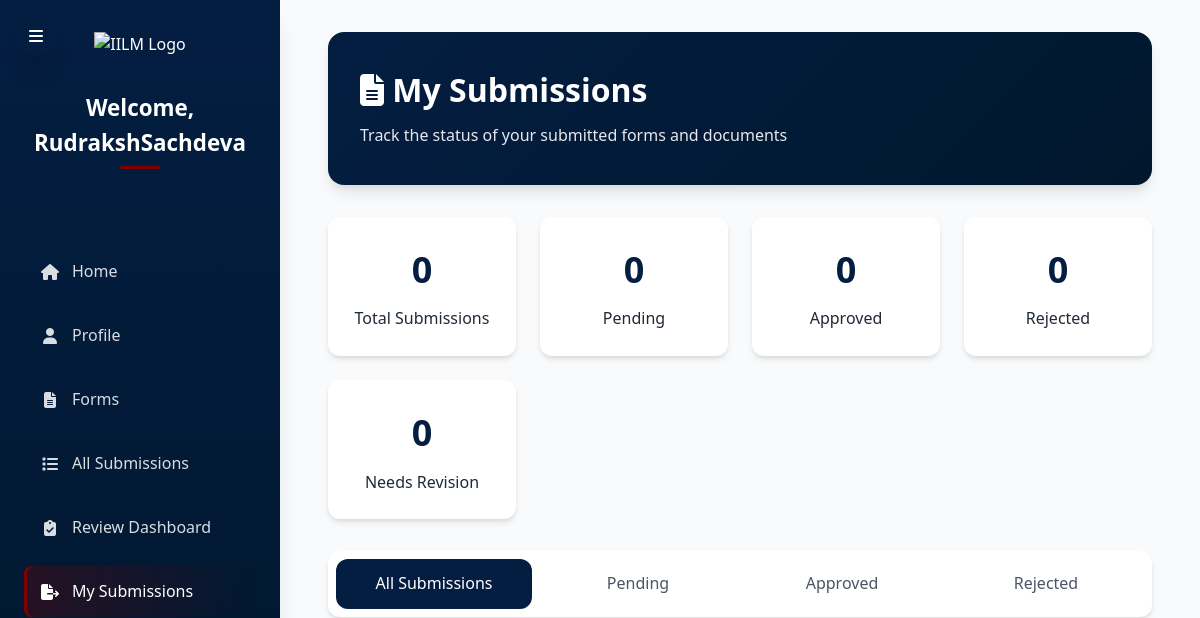
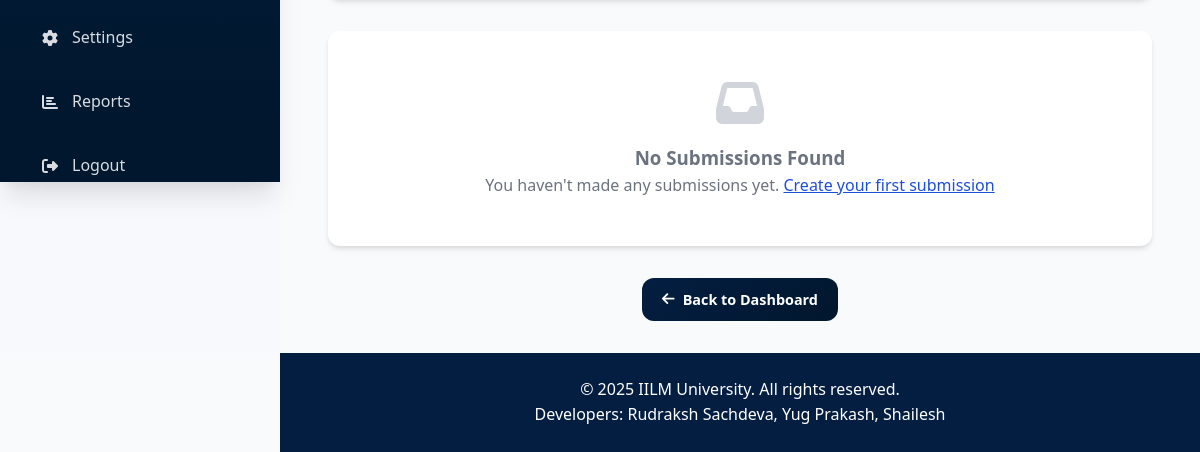
The page /my-submissions/ (signed in) on the database as committed earlier (2 pictures, top to bottom).
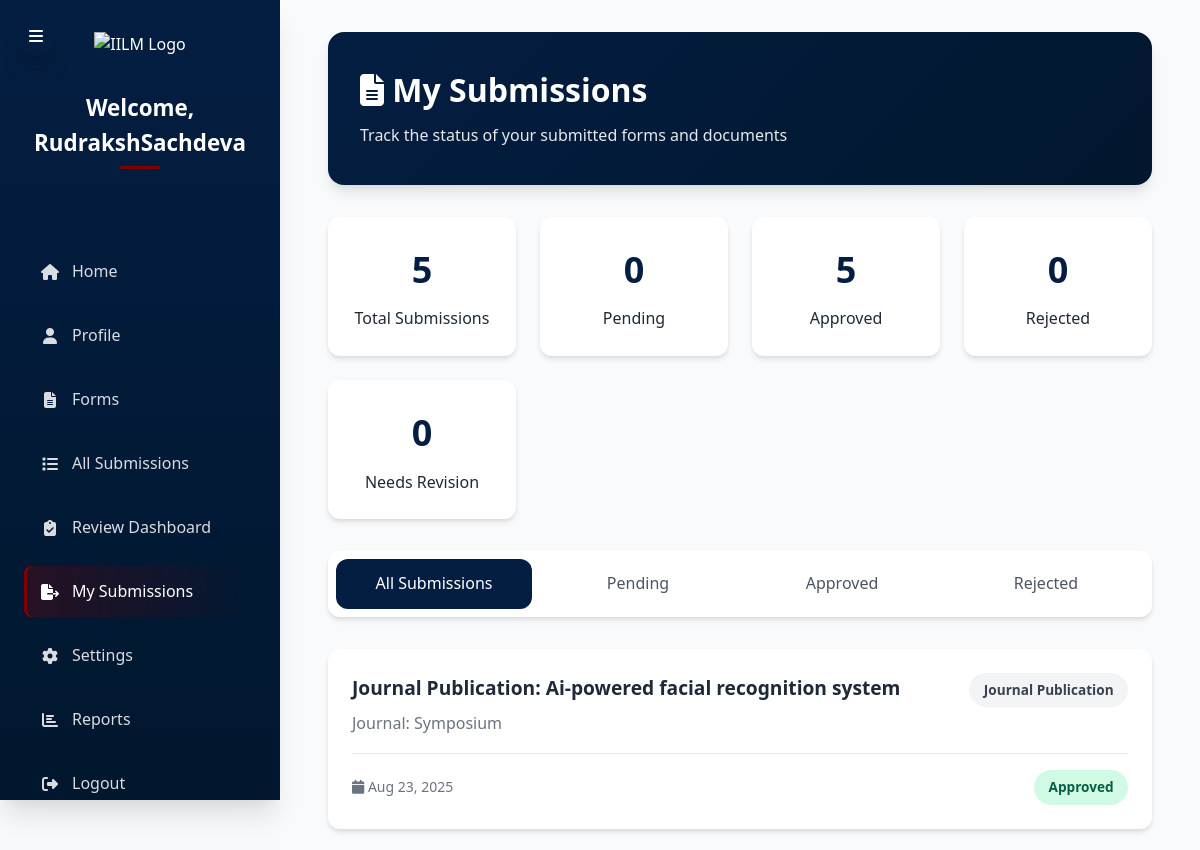
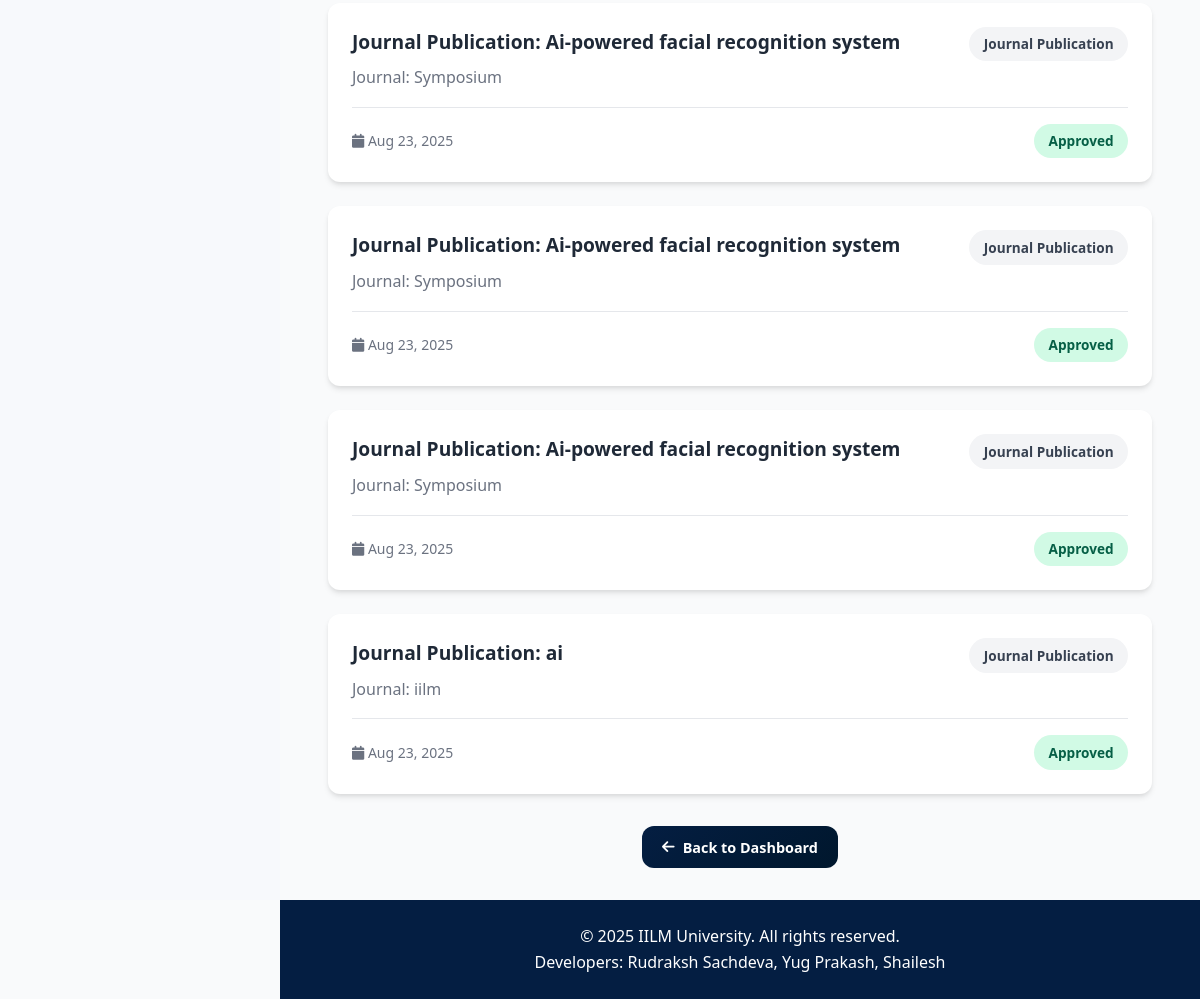
The same page on the database as committed later (2 pictures, top to bottom).
### core/models.py (models this page shows, shortened)
class CustomUser(AbstractUser):
    ROLE_CHOICES = [
        ('vice chancellor', 'Vice Chancellor'),
        ('dean', 'Dean'),
        ('cluster_head', 'Cluster Head'),
        ('faculty', 'Faculty')
    ]
    school = models.CharField(max_length=100, blank=True, null=True)
    department = models.CharField(max_length=100, blank=True, null=True)
    designation = models.CharField(max_length=100, blank=True, null=True)
    role = models.CharField(max_length=20, choices=ROLE_CHOICES, default='faculty')
    highest_qualification = models.CharField(max_length=100, blank=True, null=True)
    specialization = models.CharField(max_length=100, blank=True, null=True)
    orcid_id = models.CharField(max_length=100, blank=True, null=True)
    scopus_id = models.CharField(max_length=100, blank=True, null=True)
    google_scholar_link = models.URLField(blank=True, null=True)
    vidwaan_id = models.CharField(max_length=100, blank=True, null=True)
    profile_picture = models.ImageField(upload_to=user_directory_path, blank=True, null=True)
    is_profile_complete = models.BooleanField(default=False)

class FacultySubmission(models.Model):
    STATUS_CHOICES = [
        ('pending', 'Pending Review'),
        ('under_review', 'Under Review'),
        ('approved', 'Approved'),
        ('rejected', 'Rejected'),
        ('needs_revision', 'Needs Revision'),
    ]
    SUBMISSION_TYPE_CHOICES = [
        ('journal_publication', 'Journal Publication'),
        ('conference_publication', 'Conference Publication'),
        ('research_projects', 'Research Projects'),
        ('patents', 'Patents'),
        ('copyrights', 'Copyrights'),
        ('phd_guidance', 'PhD Guidance'),
        ('book_chapter', 'Book Chapter'),
        ('book', 'Book'),
        ('consultancy_projects', 'Consultancy Projects'),
        ('editorial_roles', 'Editorial Roles'),
        ('reviewer_roles', 'Reviewer Roles'),
        ('awards', 'Awards'),
        ('industry_collaboration', 'Industry Collaboration'),
        ('annual_faculty_report', 'Annual Faculty Report'),
        ('research_grant_application', 'Research Grant Application'),
        ('conference_travel_request', 'Conference Travel Request'),
        ('publications_update', 'Publications Update'),
        ('curriculum_development', 'Curriculum Development'),
    ]
    user = models.ForeignKey(settings.AUTH_USER_MODEL, on_delete=models.CASCADE, related_name='submissions')
    submission_type = models.CharField(max_length=50, choices=SUBMISSION_TYPE_CHOICES)
    title = models.CharField(max_length=255)
    description = models.TextField(blank=True, null=True)
    content = models.JSONField(default=dict, help_text="Stores the actual submission data")
    status = models.CharField(max_length=20, choices=STATUS_CHOICES, default='pending')
    submitted_at = models.DateTimeField(auto_now_add=True)
    updated_at = models.DateTimeField(auto_now=True)
    reviewed_by = models.ForeignKey(
        settings.AUTH_USER_MODEL,
        on_delete=models.SET_NULL,
        null=True,
        blank=True,
        related_name='reviewed_submissions'
    )
    reviewed_at = models.DateTimeField(null=True, blank=True)
    review_comments = models.TextField(blank=True, null=True)
    department = models.CharField(max_length=100, blank=True, null=True)
    school = models.CharField(max_length=100, blank=True, null=True)
    class Meta:
        ordering = ['-submitted_at']
        indexes = [
            models.Index(fields=['status', 'submission_type']),
            models.Index(fields=['user', 'status']),
            models.Index(fields=['department', 'status']),
        ]

### core/views.py (the view)
# urls.py: path("my-submissions/", views.my_submissions, name="my_submissions"),
@login_required
def my_submissions(request):
    submissions = FacultySubmission.objects.filter(user=request.user)
    status_filter = request.GET.get('status')
    if status_filter:
        submissions = submissions.filter(status=status_filter)
    paginator = Paginator(submissions, 10)
    page_number = request.GET.get('page')
    page_obj = paginator.get_page(page_number)
    stats = {
        'total': submissions.count(),
        'pending': submissions.filter(status='pending').count(),
        'approved': submissions.filter(status='approved').count(),
        'rejected': submissions.filter(status='rejected').count(),
        'needs_revision': submissions.filter(status='needs_revision').count(),
    }
    context = {
        'submissions': page_obj,
        'stats': stats,
        'status_filter': status_filter,
    }
    return render(request, 'my_submissions.html', context)

### templates/my_submissions.html (shortened to what this page needs)
{% load static %}
<!DOCTYPE html>
<html lang="en">
  <head>
    <link rel="stylesheet" href="{% static 'css/dashboard.css' %}" />
    <link
      rel="stylesheet"
      href="https://cdnjs.cloudflare.com/ajax/libs/font-awesome/6.4.0/css/all.min.css"
    />
  </head>
  <body>
    <div class="menu-toggle">
      <i class="fas fa-bars"></i>
    </div>
    <div class="dashboard-container">
      <nav class="sidebar">
        <div class="sidebar-logo">
          <img
            src="{% static 'images/iilm.png' %}"
            alt="IILM Logo"
            style="width: 120px; height: auto"
          />
        </div>
        <h2>Welcome, {{ user.username }}</h2>
        <ul>
          <li><a href="{% url 'dashboard' %}"><i class="fas fa-home"></i> <span>Home</span></a></li>
          <li><a href="{% url 'view_profile' %}"><i class="fas fa-user"></i> <span>Profile</span></a></li>
          <li><a href="{% url 'form_view' %}"><i class="fas fa-file-alt"></i> <span>Forms</span></a></li>
          <li><a href="{% url 'submission_list' %}"><i class="fas fa-list"></i> <span>All Submissions</span></a></li>
          <li><a href="{% url 'review_dashboard' %}"><i class="fas fa-clipboard-check"></i> <span>Review Dashboard</span></a></li>
          <li><a href="{% url 'my_submissions' %}" class="active"><i class="fas fa-file-export"></i> <span>My Submissions</span></a></li>
          <li><a href="#"><i class="fas fa-cog"></i> <span>Settings</span></a></li>
          <li><a href="#"><i class="fas fa-chart-bar"></i> <span>Reports</span></a></li>
          <li><a href="{% url 'logout' %}"><i class="fas fa-sign-out-alt"></i> <span>Logout</span></a></li>
        </ul>
      </nav>
      <div class="main-content">
        <div class="submissions-container">
          <div class="page-header">
            <h1><i class="fas fa-file-alt"></i> My Submissions</h1>
            <p>Track the status of your submitted forms and documents</p>
          </div>
          <div class="stats-grid">
            <div class="stat-card">
              <div class="stat-number">{{ stats.total }}</div>
              <div>Total Submissions</div>
            </div>
            <div class="stat-card">
              <div class="stat-number">{{ stats.pending }}</div>
              <div>Pending</div>
            </div>
            <div class="stat-card">
              <div class="stat-number">{{ stats.approved }}</div>
              <div>Approved</div>
            </div>
            <div class="stat-card">
              <div class="stat-number">{{ stats.rejected }}</div>
              <div>Rejected</div>
            </div>
            <div class="stat-card">
              <div class="stat-number">{{ stats.needs_revision }}</div>
              <div>Needs Revision</div>
            </div>
          </div>
          <div class="filter-tabs">
            <a
              href="{% url 'my_submissions' %}"
              class="filter-tab {% if not status_filter %}active{% endif %}"
            >
              All Submissions
            </a>
            <a
              href="{% url 'my_submissions' %}?status=pending"
              class="filter-tab {% if status_filter == 'pending' %}active{% endif %}"
            >
              Pending
            </a>
            <a
              href="{% url 'my_submissions' %}?status=approved"
              class="filter-tab {% if status_filter == 'approved' %}active{% endif %}"
            >
              Approved
            </a>
            <a
              href="{% url 'my_submissions' %}?status=rejected"
              class="filter-tab {% if status_filter == 'rejected' %}active{% endif %}"
            >
              Rejected
            </a>
          </div>
          <div class="submissions-grid">
            {% for submission in submissions %}
            <div class="submission-card">
              <div class="submission-header">
                <div>
                  <h3 class="submission-title">{{ submission.title }}</h3>
                  {% if submission.description %}
                  <p style="color: var(--gray-500); margin: 0">
                    {{ submission.description|truncatechars:100 }}
                  </p>
                  {% endif %}
                </div>
                <span class="submission-type"
                  >{{ submission.get_submission_type_display }}</span
                >
              </div>
              <div class="submission-meta">
                <span class="submission-date">
                  <i class="fas fa-calendar"></i> {{ submission.submitted_at|date:"M d, Y" }}
                </span>
                <span class="status-badge status-{{ submission.status }}">
                  {{ submission.get_status_display }}
                </span>
              </div>
            </div>
            {% empty %}
            <div class="empty-state">
              <i class="fas fa-inbox"></i>
              <h3>No Submissions Found</h3>
              <p>
                You haven't made any submissions yet.
                <a href="{% url 'form_view' %}" style="color: var(--accent-color);">Create your first submission</a>
              </p>
            </div>
            {% endfor %}
          </div>
          <div style="text-align: center; margin-top: 2rem">
            <a
              href="{% url 'dashboard' %}"
              class="btn btn-primary"
            >
              <i class="fas fa-arrow-left"></i> Back to Dashboard
            </a>
          </div>
        </div>
      </div>
    </div>
    <footer>
      <div class="footer-container">
        <p>&copy; 2025 IILM University. All rights reserved.
          <br />
          Developers: Rudraksh Sachdeva, Yug Prakash, Shailesh
        </p>
      </div>
    </footer>
  </body>
</html>

### static/css/dashboard.css (style rules this page uses)
:root { --primary: #1d4ed8; --dark-bg: #1f2937; --light-bg: #f7f9fc; --card-bg: #ffffff; --text-dark: #111827; --text-light: #ffffff; --text-muted: #666; --highlight-bg: #e0f2fe; --box-shadow: 0 4px 12px rgba(0, 0, 0, 0.05); }
* { margin: 0; padding: 0; box-sizing: border-box; font-family: "Segoe UI", Tahoma, Geneva, Verdana, sans-serif; }
body { background-color: var(--light-bg); color: var(--text-dark); }
.dashboard-container { display: flex; min-height: 100vh; background-color: var(--light-bg); }
.sidebar { width: 250px; background-color: var(--primary); color: var(--text-light); padding: 2rem 1rem; }
.sidebar h2 { font-size: 1.5rem; text-align: center; margin-bottom: 2rem; }
.sidebar ul { list-style: none; }
.sidebar ul li { margin-bottom: 1rem; }
.sidebar ul li a { color: #81202c; text-decoration: none; font-size: 1rem; transition: 0.3s; }
.main-content { flex: 1; padding: 2rem; }

Rows that differ between the two databases and show on the page:
added FacultySubmission: title "Journal Publication: Ai-powered facial recognition system", description "Journal: Symposium", submission_type "Journal Publication", submitted_at "Aug 23, 2025", status "Approved"
added FacultySubmission: title "Journal Publication: Ai-powered facial recognition system", description "Journal: Symposium", submission_type "Journal Publication", submitted_at "Aug 23, 2025", status "Approved"
added FacultySubmission: title "Journal Publication: Ai-powered facial recognition system", description "Journal: Symposium", submission_type "Journal Publication", submitted_at "Aug 23, 2025", status "Approved"
added FacultySubmission: title "Journal Publication: Ai-powered facial recognition system", description "Journal: Symposium", submission_type "Journal Publication", submitted_at "Aug 23, 2025", status "Approved"
added FacultySubmission: title "Journal Publication: ai", description "Journal: iilm", submission_type "Journal Publication", submitted_at "Aug 23, 2025", status "Approved"
Other text that changed with them:
{{ stats.total }}: "0" → "5"
{{ stats.approved }}: "0" → "5"
text no longer shown: "No Submissions Found You haven't made any submissions yet. Create your first submission"
